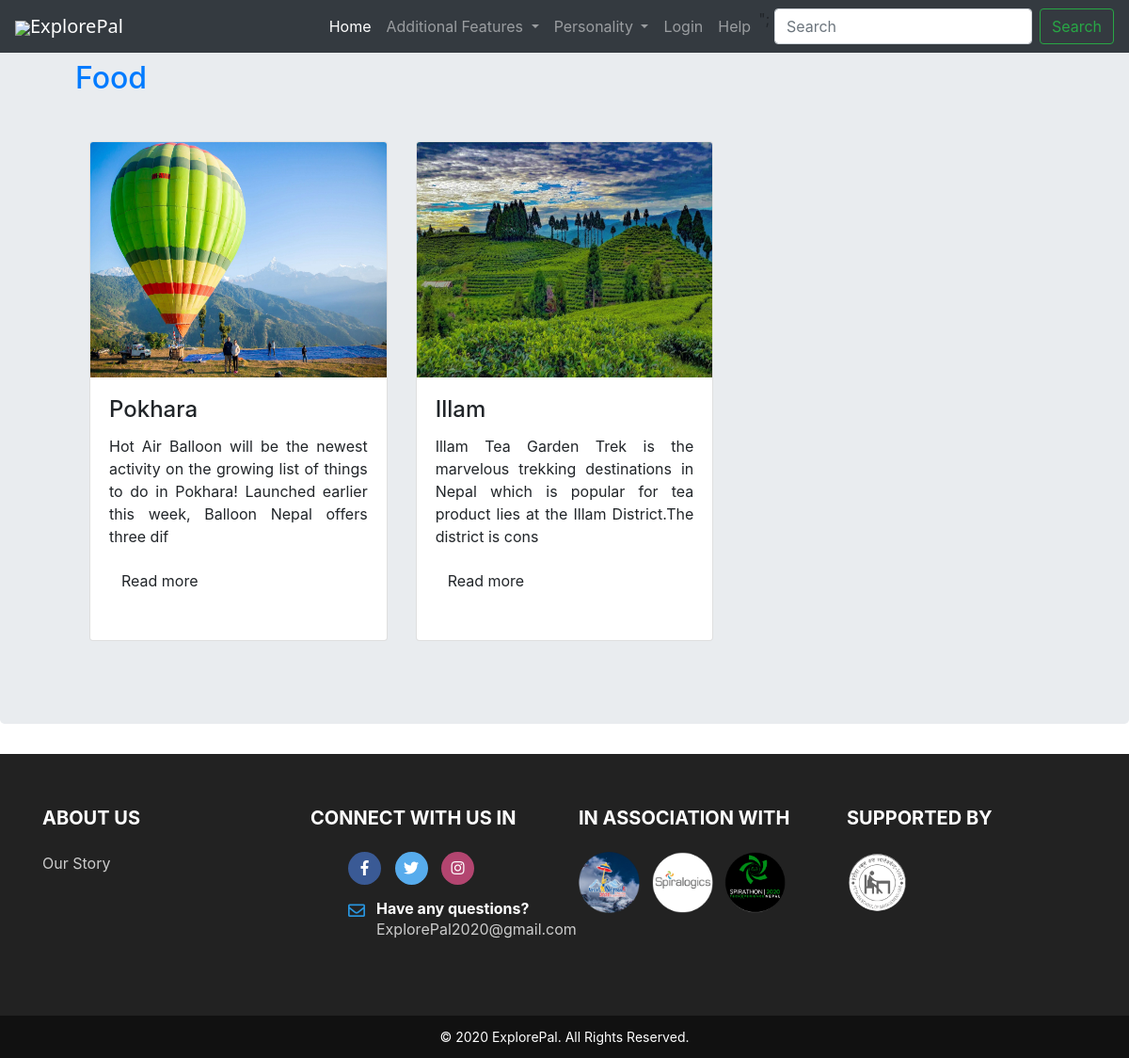
The app's page /Programs/ExplorePalSearch.php?content=Food with its own data.
### tables this page shows
CREATE TABLE `place_and_category` (
  `place_id` int(11) NOT NULL,
  `place_category_id` int(11) NOT NULL
);

CREATE TABLE `place_details` (
  `place_id` int(11) NOT NULL,
  `place_name` varchar(20) NOT NULL,
  `price_range` varchar(20) NOT NULL,
  `place_address` text NOT NULL,
  `place_details` text NOT NULL,
  `place_main_photo` text NOT NULL,
  `place_avg_rating` int(5) NOT NULL,
  `place_total_rating` int(11) NOT NULL,
  `place_latitude` float NOT NULL,
  `place_longitude` float NOT NULL
);

### Programs/DisplayPlaces.php (the view, shortened to what this page needs)
<?php
  function displayData($ContentHeading, $connection, $sql, $disMore, $DisplayLocation){
    $R = mysqli_query($connection, $sql);
    echo "
      <div class = 'jumbotron '>
          <h2 class = 'mb-5 ml-5'>
    ";
    if($disMore){
      echo "
        <a href = 'ExplorePalSearch.php?content=$ContentHeading'
      ";
    }else{
      echo "
        <a href = '#'
      ";
    }
    echo "
      id ='editHover'>".$ContentHeading."</a></h2>
      <div class='row row-cols-1 row-cols-md-3 mx-5'>
    ";
    while($r = mysqli_fetch_array($R)){
      echo "
        <div class='col mb-4'>
          <div class='card mb-4 h-100'>
            <div class='view overlay'>
              <img class='card-img-top' src='".$r['place_main_photo']."' height = '250px' width = '400px' alt='".$r['place_name']." image here'>
              <a href='#'>
                <div class='mask rgba-white-slight'></div>
              </a>
            </div>
            <div class='card-body'>
              <h4 class='card-title'>".$r['place_name']."</h4>
              <p class='card-text text-justify' >".str_replace("  ", " ", substr($r['place_details'], 0, 150))."</p>
              <a class = 'btn btn-light-blue btn-md' href ='Test.php'>Read more</a>
            </div>
          </div>
        </div>
      ";
    }
    echo "</div>";
    echo "</div>";
  }
?>

### records on screen
place_and_category: place.place_main_photo (picture), place.place_name "Pokhara", place.place_details "Hot Air Balloon will be the newest activity on the growing list of things to do in Pokhara! Launched earlier this week, Balloon Nepal offers three dif"
place_and_category: place.place_main_photo (picture), place.place_name "Illam", place.place_details "Illam Tea Garden Trek is the marvelous trekking destinations in Nepal which is popular for tea product lies at the Illam District.The district is cons"

### other values on screen
$ContentHeading "Food"
